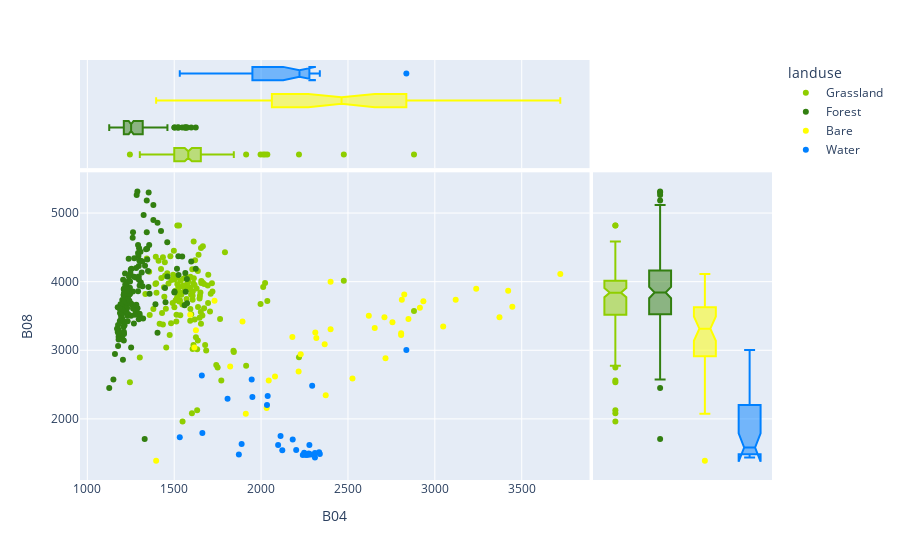

Write notebook code for a chart like this one.
### Markdown cell above
The next step is to plot the landuse classes as a function of the different bands. In this example we use the bands Blue (B02) on the x-axis and Infrared (B08) on the y-axis.

### Code cell
# Get bands
band_x_axis = X[:,2]
band_y_axis = X[:,3]

# Make list with landuse classes and colors to be used in plot
landuse_classes_names_array = []
for landuse_class in sample_areas_array[(sample_areas_array > 0)]:
   landuse_classes_names_array.append(id_landuse_class_dict[landuse_class])
   
# Make a Pandas dataframe
df = pd.DataFrame({'x':band_x_axis, 'y':band_y_axis, 'landuse':landuse_classes_names_array})

# Plot
fig = px.scatter(df, x="x", y="y", color='landuse', marginal_x='box', marginal_y='box', category_orders={"landuse": landuse_classes_list}, color_discrete_sequence=landuse_class_color_list, labels = {"x" : "B04", "y" : "B08", })
fig.show()

### Figure 1 — Plotly figure (JSON) as saved in the notebook; plotly's stock layout.template omitted (floating-point values rounded to 4 significant figures; data arrays with more than 128 entries replaced by an {"elided": "..."} marker saying what was removed)
{"data": [{"hovertemplate": "landuse=Grassland<br>B04=%{x}<br>B08=%{y}<extra></extra>", "legendgroup": "Grassland", "marker": {"color": "#8fce00", "symbol": "circle"}, "mode": "markers", "name": "Grassland", "orientation": "v", "showlegend": true, "type": "scatter", "x": {"elided": "133 int values"}, "xaxis": "x", "y": {"elided": "133 int values"}, "yaxis": "y"}, {"alignmentgroup": "True", "hovertemplate": "landuse=Grassland<br>B04=%{x}<extra></extra>", "legendgroup": "Grassland", "marker": {"color": "#8fce00", "symbol": "circle"}, "name": "Grassland", "notched": true, "offsetgroup": "Grassland", "showlegend": false, "type": "box", "x": {"elided": "133 int values"}, "xaxis": "x3", "yaxis": "y3"}, {"alignmentgroup": "True", "hovertemplate": "landuse=Grassland<br>B08=%{y}<extra></extra>", "legendgroup": "Grassland", "marker": {"color": "#8fce00", "symbol": "circle"}, "name": "Grassland", "notched": true, "offsetgroup": "Grassland", "showlegend": false, "type": "box", "xaxis": "x2", "y": {"elided": "133 int values"}, "yaxis": "y2"}, {"hovertemplate": "landuse=Forest<br>B04=%{x}<br>B08=%{y}<extra></extra>", "legendgroup": "Forest", "marker": {"color": "#327f10", "symbol": "circle"}, "mode": "markers", "name": "Forest", "orientation": "v", "showlegend": true, "type": "scatter", "x": {"elided": "149 int values"}, "xaxis": "x", "y": {"elided": "149 int values"}, "yaxis": "y"}, {"alignmentgroup": "True", "hovertemplate": "landuse=Forest<br>B04=%{x}<extra></extra>", "legendgroup": "Forest", "marker": {"color": "#327f10", "symbol": "circle"}, "name": "Forest", "notched": true, "offsetgroup": "Forest", "showlegend": false, "type": "box", "x": {"elided": "149 int values"}, "xaxis": "x3", "yaxis": "y3"}, {"alignmentgroup": "True", "hovertemplate": "landuse=Forest<br>B08=%{y}<extra></extra>", "legendgroup": "Forest", "marker": {"color": "#327f10", "symbol": "circle"}, "name": "Forest", "notched": true, "offsetgroup": "Forest", "showlegend": false, "type": "box", "xaxis": "x2", "y": {"elided": "149 int values"}, "yaxis": "y2"}, {"hovertemplate": "landuse=Bare<br>B04=%{x}<br>B08=%{y}<extra></extra>", "legendgroup": "Bare", "marker": {"color": "#ffff00", "symbol": "circle"}, "mode": "markers", "name": "Bare", "orientation": "v", "showlegend": true, "type": "scatter", "x": [2806, 2934, 1732, 3120, 2810, 1625, 2914, 2620, 3422, 1592, 2756, 2716, 2180, 3446, 3238, 2824, 1396, 1912, 1616, 2400, 3722, 2806, 2044, 2372, 3372, 2080, 2216, 3048, 2526, 2400, 2710, 1893, 2654, 1822, 2032, 2318, 2312, 2848, 2366, 2228], "xaxis": "x", "y": [3248, 3713, 3723, 3736, 3735, 3292, 3618, 3502, 3866, 3516, 3410, 2882, 3192, 3634, 3896, 3813, 1388, 2073, 3041, 4000, 4110, 3222, 2558, 2346, 3481, 2616, 2690, 3346, 2587, 3306, 3483, 3420, 3324, 2762, 2160, 3178, 3260, 3454, 3087, 2941], "yaxis": "y"}, {"alignmentgroup": "True", "hovertemplate": "landuse=Bare<br>B04=%{x}<extra></extra>", "legendgroup": "Bare", "marker": {"color": "#ffff00", "symbol": "circle"}, "name": "Bare", "notched": true, "offsetgroup": "Bare", "showlegend": false, "type": "box", "x": [2806, 2934, 1732, 3120, 2810, 1625, 2914, 2620, 3422, 1592, 2756, 2716, 2180, 3446, 3238, 2824, 1396, 1912, 1616, 2400, 3722, 2806, 2044, 2372, 3372, 2080, 2216, 3048, 2526, 2400, 2710, 1893, 2654, 1822, 2032, 2318, 2312, 2848, 2366, 2228], "xaxis": "x3", "yaxis": "y3"}, {"alignmentgroup": "True", "hovertemplate": "landuse=Bare<br>B08=%{y}<extra></extra>", "legendgroup": "Bare", "marker": {"color": "#ffff00", "symbol": "circle"}, "name": "Bare", "notched": true, "offsetgroup": "Bare", "showlegend": false, "type": "box", "xaxis": "x2", "y": [3248, 3713, 3723, 3736, 3735, 3292, 3618, 3502, 3866, 3516, 3410, 2882, 3192, 3634, 3896, 3813, 1388, 2073, 3041, 4000, 4110, 3222, 2558, 2346, 3481, 2616, 2690, 3346, 2587, 3306, 3483, 3420, 3324, 2762, 2160, 3178, 3260, 3454, 3087, 2941], "yaxis": "y2"}, {"hovertemplate": "landuse=Water<br>B04=%{x}<br>B08=%{y}<extra></extra>", "legendgroup": "Water", "marker": {"color": "#0080ff", "symbol": "circle"}, "mode": "markers", "name": "Water", "orientation": "v", "showlegend": true, "type": "scatter", "x": [2258, 2240, 2274, 2248, 2310, 1659, 2334, 2338, 2294, 2278, 1807, 2310, 2038, 1946, 2836, 1872, 1888, 1662, 2202, 2182, 2112, 2266, 2286, 2270, 1950, 2098, 2278, 2034, 1532, 2122], "xaxis": "x", "y": [1472, 1473, 1495, 1507, 1501, 2634, 1512, 1487, 2484, 1621, 2293, 1438, 2332, 2574, 3003, 1481, 1633, 1796, 1547, 1698, 1750, 1480, 1480, 1478, 2319, 1619, 1483, 2203, 1731, 1544], "yaxis": "y"}, {"alignmentgroup": "True", "hovertemplate": "landuse=Water<br>B04=%{x}<extra></extra>", "legendgroup": "Water", "marker": {"color": "#0080ff", "symbol": "circle"}, "name": "Water", "notched": true, "offsetgroup": "Water", "showlegend": false, "type": "box", "x": [2258, 2240, 2274, 2248, 2310, 1659, 2334, 2338, 2294, 2278, 1807, 2310, 2038, 1946, 2836, 1872, 1888, 1662, 2202, 2182, 2112, 2266, 2286, 2270, 1950, 2098, 2278, 2034, 1532, 2122], "xaxis": "x3", "yaxis": "y3"}, {"alignmentgroup": "True", "hovertemplate": "landuse=Water<br>B08=%{y}<extra></extra>", "legendgroup": "Water", "marker": {"color": "#0080ff", "symbol": "circle"}, "name": "Water", "notched": true, "offsetgroup": "Water", "showlegend": false, "type": "box", "xaxis": "x2", "y": [1472, 1473, 1495, 1507, 1501, 2634, 1512, 1487, 2484, 1621, 2293, 1438, 2332, 2574, 3003, 1481, 1633, 1796, 1547, 1698, 1750, 1480, 1480, 1478, 2319, 1619, 1483, 2203, 1731, 1544], "yaxis": "y2"}], "layout": {"legend": {"title": {"text": "landuse"}, "tracegroupgap": 0}, "margin": {"t": 60}, "xaxis": {"anchor": "y", "domain": [0, 0.7363], "title": {"text": "B04"}}, "xaxis2": {"anchor": "y2", "domain": [0.7413, 1], "matches": "x2", "showgrid": false, "showline": false, "showticklabels": false, "ticks": ""}, "xaxis3": {"anchor": "y3", "domain": [0, 0.7363], "matches": "x", "showgrid": true, "showticklabels": false}, "xaxis4": {"anchor": "y4", "domain": [0.7413, 1], "matches": "x2", "showgrid": false, "showline": false, "showticklabels": false, "ticks": ""}, "yaxis": {"anchor": "x", "domain": [0, 0.7326], "title": {"text": "B08"}}, "yaxis2": {"anchor": "x2", "domain": [0, 0.7326], "matches": "y", "showgrid": true, "showticklabels": false}, "yaxis3": {"anchor": "x3", "domain": [0.7426, 1], "matches": "y3", "showgrid": false, "showline": false, "showticklabels": false, "ticks": ""}, "yaxis4": {"anchor": "x4", "domain": [0.7426, 1], "matches": "y3", "showgrid": true, "showline": false, "showticklabels": false, "ticks": ""}}}
